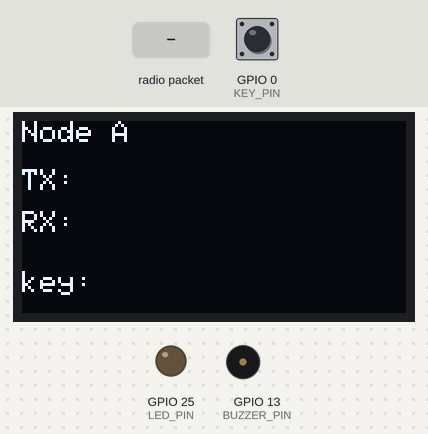
Simulated run of this program. Board: ESP32. On the bench: 128×64 one-colour display, output pins drawn as LEDs (lit = HIGH), buzzer (waves = sounding, pin HIGH). The inputs (shaded band) are chosen by the test bench; at power-on: GPIO 0 (KEY_PIN) HIGH. No radio packets arrive unless stated; what the program prints to the serial monitor is not drawn.

Above: at 1.2 s.
1.3 s: GPIO 0 (KEY_PIN) pulled LOW for 0.15 s
At 2.8 s:
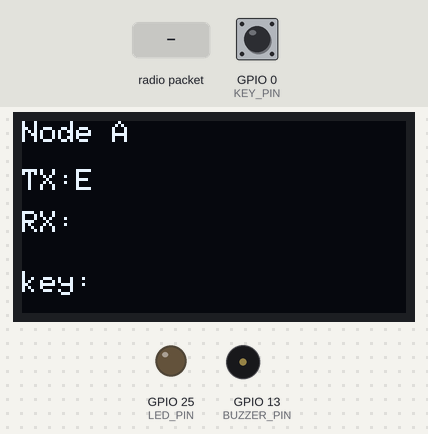
3.9 s: radio packet "A" arrives
At 5.4 s:
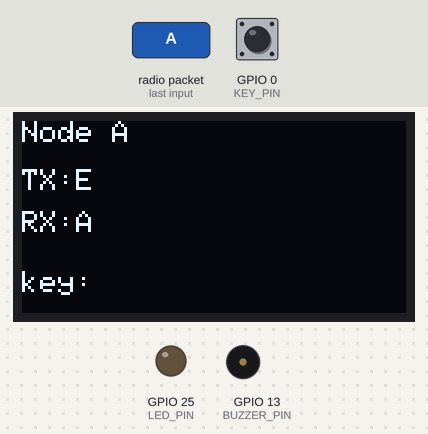
6.0 s: radio packet "B" arrives
At 7.8 s:
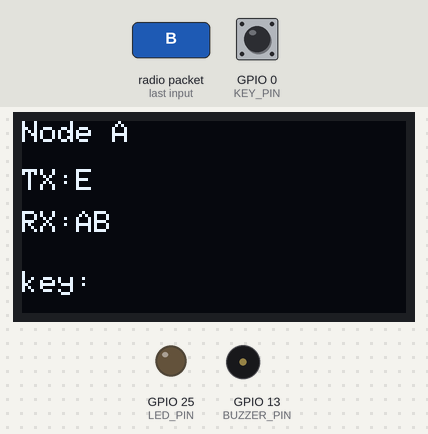
8.0 s: GPIO 0 (KEY_PIN) pulled LOW for 1 s
At 8.4 s:
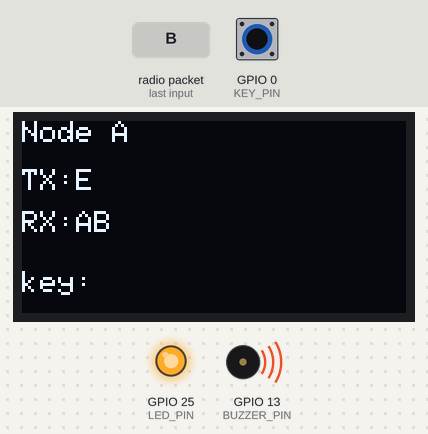
11.5 s: radio packet "C" arrives
At 13.3 s:
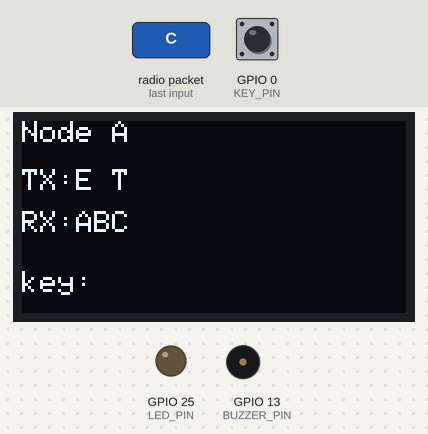
13.5 s: radio packet "D" arrives
At 15.5 s:
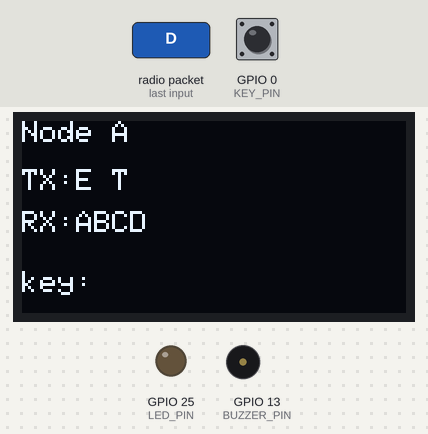
Timing chart, 0 to 16.6 s (numbered marks = the images above; inputs shaded):
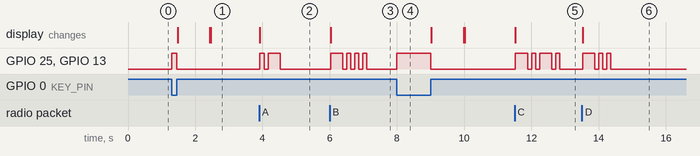

The program:

main.cpp
```cpp
/*
 * LoRa Morse — real telegraph key (two-way)
 * -----------------------------------------
 * The button IS a Morse key:
 *   - hold it  -> LED + buzzer ON (live feedback)
 *   - short press = dot (.)   long press = dash (-)
 *   - pause     -> the keyed dots/dashes decode into a LETTER, sent over LoRa
 *   - long pause-> a space (word gap) is sent
 * The receiving board appends each received character to its screen and beeps it.
 *
 * Both boards run the same firmware; only the node name differs:
 *   pio run -e boardA -t upload      pio run -e boardB -t upload
 *
 * LILYGO/TTGO LoRa32: LoRa + OLED are on-board. Extra part: buzzer + -> GPIO 13.
 * Key button: on-board PRG button (GPIO 0), or wire your own between GPIO 0 and GND.
 * ALWAYS attach the antenna before powering.
 */

#include <Arduino.h>
#include <SPI.h>
#include <LoRa.h>
#include <Wire.h>
#include <Adafruit_GFX.h>
#include <Adafruit_SSD1306.h>

#ifndef NODE_NAME
  #define NODE_NAME "?"
#endif

// --- On-board LoRa pins (board macros; fallbacks for LILYGO LoRa32) ---
#ifndef LORA_SCK
  #define LORA_SCK  5
  #define LORA_MISO 19
  #define LORA_MOSI 27
  #define LORA_CS   18
  #define LORA_RST  23
  #define LORA_IRQ  26
#endif
constexpr long LORA_FREQ = 868E6;   // must match both boards + your hardware

// --- On-board OLED pins ---
#ifndef OLED_SDA
  #define OLED_SDA 21
#endif
#ifndef OLED_SCL
  #define OLED_SCL 22
#endif

// Do NOT drive GPIO 16 as the OLED reset on this board.
//
// The ttgo-lora32-v21new variant defines OLED_RST as 16, which is correct only for
// the WROOM-based T3 v1.6. This board is an ESP32-PICO-D4: the SPI flash die sits
// inside the package and its chip-select is GPIO 16 (the ROM confirms it in the
// configsip pad map -- CLK 6, Q 17, D 8, CS0 16, HD 11). display.begin() pulses the
// reset pin low for 10 ms, which fights the flash controller for CS, stalls the
// instruction cache, and trips the TG1 interrupt watchdog. That reset leaves the
// flash die mid-transaction, so every later boot hangs in the second-stage
// bootloader -- an endless rst:0x8 (TG1WDT_SYS_RESET) loop that only a full power
// cycle clears.
//
// The OLED on this revision has no reset line, so -1 means "no reset pin".
constexpr int8_t OLED_RESET_PIN = -1;
Adafruit_SSD1306 display(128, 64, &Wire, OLED_RESET_PIN);

// --- I/O pins ---
constexpr uint8_t LED_PIN    = 25;  // on-board LED (sidetone)
constexpr uint8_t BUZZER_PIN = 13;  // external active buzzer (- to GND)
constexpr uint8_t KEY_PIN    = 0;   // Morse key button (pressed = LOW)

// --- Morse key timing (tune to your hand) ---
constexpr unsigned long DASH_MIN_MS   = 300;   // press >= this = dash, else dot
constexpr unsigned long LETTER_GAP_MS = 900;   // silence this long = end of letter
constexpr unsigned long WORD_GAP_MS   = 2200;  // silence this long = word space
constexpr unsigned long DEBOUNCE_MS   = 15;

// After this many RECEIVED characters, the RX line clears and starts over.
constexpr int RX_CLEAR_AFTER = 5;

// Morse table (also used to beep received characters).
const char* morseFor(char c) {
  switch (toupper((unsigned char)c)) {
    case 'A': return ".-";    case 'B': return "-...";  case 'C': return "-.-.";
    case 'D': return "-..";   case 'E': return ".";     case 'F': return "..-.";
    case 'G': return "--.";   case 'H': return "....";  case 'I': return "..";
    case 'J': return ".---";  case 'K': return "-.-";   case 'L': return ".-..";
    case 'M': return "--";    case 'N': return "-.";    case 'O': return "---";
    case 'P': return ".--.";  case 'Q': return "--.-";  case 'R': return ".-.";
    case 'S': return "...";   case 'T': return "-";     case 'U': return "..-";
    case 'V': return "...-";  case 'W': return ".--";   case 'X': return "-..-";
    case 'Y': return "-.--";  case 'Z': return "--..";
    case '0': return "-----"; case '1': return ".----"; case '2': return "..---";
    case '3': return "...--"; case '4': return "....-"; case '5': return ".....";
    case '6': return "-...."; case '7': return "--..."; case '8': return "---..";
    case '9': return "----.";
    default:  return "";
  }
}

// Decode a "..-" style symbol string into a character (0 if unknown).
char decodeMorse(const String& sym) {
  for (char c = 'A'; c <= 'Z'; c++) if (sym == morseFor(c)) return c;
  for (char c = '0'; c <= '9'; c++) if (sym == morseFor(c)) return c;
  return 0;
}

// --- Conversation state ---
String txText = "";    // what we have keyed and sent
String rxText = "";    // what we have received (cleared every RX_CLEAR_AFTER chars)
String symbol = "";    // dots/dashes of the letter currently being keyed
int    rxCount = 0;    // received characters shown since the last clear

void drawScreen() {
  display.clearDisplay();
  display.setTextSize(1);
  display.setTextColor(SSD1306_WHITE);
  display.setTextWrap(false);
  display.setCursor(0, 0);  display.print("Node "); display.print(NODE_NAME);
  display.setCursor(0, 16); display.print("TX:");    display.print(txText);
  display.setCursor(0, 30); display.print("RX:");    display.print(rxText);
  display.setCursor(0, 50); display.print("key:");   display.print(symbol);
  display.display();
}

void appendTrimmed(String& dst, char c, int maxLen = 17) {
  dst += c;
  if ((int)dst.length() > maxLen) dst = dst.substring(dst.length() - maxLen);
}

// Beep a single received character as Morse on LED + buzzer.
void beepChar(char c) {
  constexpr int U = 120;
  for (const char* p = morseFor(c); *p; p++) {
    digitalWrite(LED_PIN, HIGH); digitalWrite(BUZZER_PIN, HIGH);
    delay(*p == '.' ? U : U * 3);
    digitalWrite(LED_PIN, LOW);  digitalWrite(BUZZER_PIN, LOW);
    delay(U);
  }
}

// Transmit one character over LoRa, then go back to listening.
void sendChar(char c) {
  LoRa.beginPacket();
  LoRa.write((uint8_t)c);
  LoRa.endPacket();
  LoRa.receive();
  appendTrimmed(txText, c);
  Serial.printf("TX char: '%c'\n", c);
  drawScreen();
}

void setup() {
  Serial.begin(115200);
  pinMode(LED_PIN, OUTPUT);
  pinMode(BUZZER_PIN, OUTPUT);
  pinMode(KEY_PIN, INPUT_PULLUP);
  digitalWrite(LED_PIN, LOW);
  digitalWrite(BUZZER_PIN, LOW);

  Wire.begin(OLED_SDA, OLED_SCL);
  if (!display.begin(SSD1306_SWITCHCAPVCC, 0x3C))
    Serial.println("OLED init failed.");

  SPI.begin(LORA_SCK, LORA_MISO, LORA_MOSI, LORA_CS);
  LoRa.setPins(LORA_CS, LORA_RST, LORA_IRQ);
  if (!LoRa.begin(LORA_FREQ)) {
    Serial.println("LoRa init FAILED - check pins / antenna.");
    display.clearDisplay(); display.setCursor(0, 0);
    display.print("LoRa FAIL"); display.display();
    for (;;) delay(1000);
  }
  LoRa.receive();

  drawScreen();
  Serial.printf("Node %s ready. Key Morse with the button.\n", NODE_NAME);
}

void loop() {
  unsigned long nowMs = millis();

  // ---------- RECEIVE ----------
  int packetSize = LoRa.parsePacket();
  if (packetSize > 0) {
    while (LoRa.available()) {
      char c = (char)LoRa.read();
      if (rxCount >= RX_CLEAR_AFTER) {  // reached the limit -> clear and restart
        rxText = "";
        rxCount = 0;
      }
      rxText += c;
      rxCount++;
      Serial.printf("RX char: '%c'  (RSSI %d)\n", c, LoRa.packetRssi());
      drawScreen();
      if (c != ' ') beepChar(c);   // play the received letter
    }
    LoRa.receive();
  }

  // ---------- MORSE KEY (button) ----------
  static bool keyDown = false;
  static unsigned long pressStart = 0, lastReleaseTime = 0, lastEdge = 0;
  static bool letterPending = false, wordSpaceSent = true;

  bool pressed = (digitalRead(KEY_PIN) == LOW);

  // Live sidetone: LED + buzzer follow the key exactly.
  digitalWrite(LED_PIN, pressed ? HIGH : LOW);
  digitalWrite(BUZZER_PIN, pressed ? HIGH : LOW);

  // Key pressed (with debounce)
  if (pressed && !keyDown && (nowMs - lastEdge) > DEBOUNCE_MS) {
    keyDown = true;
    pressStart = nowMs;
    lastEdge = nowMs;
  }

  // Key released -> record dot or dash
  if (!pressed && keyDown && (nowMs - lastEdge) > DEBOUNCE_MS) {
    keyDown = false;
    lastEdge = nowMs;
    unsigned long dur = nowMs - pressStart;
    symbol += (dur < DASH_MIN_MS) ? '.' : '-';
    lastReleaseTime = nowMs;
    letterPending = true;
    wordSpaceSent = false;
    drawScreen();
  }

  // End of letter -> decode and send it
  if (letterPending && !keyDown && (nowMs - lastReleaseTime) > LETTER_GAP_MS) {
    char c = decodeMorse(symbol);
    if (c) sendChar(c);
    else   Serial.println("Unknown symbol: " + symbol);
    symbol = "";
    letterPending = false;
    drawScreen();
  }

  // Word gap -> send a single space
  if (!letterPending && symbol.length() == 0 && !keyDown && !wordSpaceSent &&
      txText.length() > 0 && txText[txText.length() - 1] != ' ' &&
      (nowMs - lastReleaseTime) > WORD_GAP_MS) {
    sendChar(' ');
    wordSpaceSent = true;
  }
}
```

Measured:
- after the input at 1.3 s, GPIO 25 (LED_PIN), GPIO 13 (BUZZER_PIN): LOW → HIGH at once, → LOW 0.15 s later; the display: first changes after 0.18 s (image 1 shows a later state)
- after the input at 3.9 s, GPIO 25 (LED_PIN), GPIO 13 (BUZZER_PIN): LOW → HIGH at once, → LOW 0.12 s later, → HIGH 0.12 s later, → LOW 0.36 s later; the display: changes at once (image 2)
- after the input at 6.0 s, GPIO 25 (LED_PIN), GPIO 13 (BUZZER_PIN): LOW → HIGH at once, then repeats every 0.24 s: LOW 0.12 s, HIGH 0.12 s, until it stays LOW from 7.1 s; the display: changes at once (image 3)
- after the input at 8.0 s, GPIO 25 (LED_PIN), GPIO 13 (BUZZER_PIN): LOW → HIGH at once, → LOW 1.0 s later
- after the input at 11.5 s, GPIO 25 (LED_PIN), GPIO 13 (BUZZER_PIN): LOW → HIGH at once, → LOW 0.36 s later, → HIGH 0.12 s later, → LOW 0.12 s later, … (8 changes in this stretch); the display: changes at once (image 5)
- after the input at 13.5 s, GPIO 25 (LED_PIN), GPIO 13 (BUZZER_PIN): LOW → HIGH at once, then repeats every 0.24 s: LOW 0.12 s, HIGH 0.12 s, until it stays LOW from 14.4 s; the display: changes at once (image 6)
